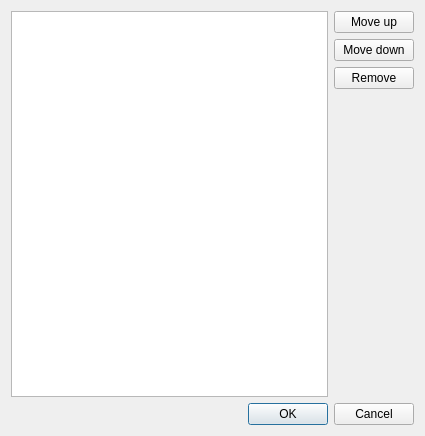
<?xml version="1.0" encoding="UTF-8"?>
<ui version="4.0">
 <class>ManageContactsDialog</class>
 <widget class="QDialog" name="ManageContactsDialog">
  <property name="geometry">
   <rect>
    <x>0</x>
    <y>0</y>
    <width>425</width>
    <height>436</height>
   </rect>
  </property>
  <property name="windowTitle">
   <string>Manage contacts</string>
  </property>
  <layout class="QVBoxLayout" name="verticalLayout_2">
   <item>
    <layout class="QHBoxLayout" name="horizontalLayout">
     <item>
      <widget class="QTreeView" name="ContactsTree_"/>
     </item>
     <item>
      <layout class="QVBoxLayout" name="verticalLayout">
       <item>
        <widget class="QPushButton" name="MoveUp_">
         <property name="text">
          <string>Move up</string>
         </property>
        </widget>
       </item>
       <item>
        <widget class="QPushButton" name="MoveDown_">
         <property name="text">
          <string>Move down</string>
         </property>
        </widget>
       </item>
       <item>
        <widget class="QPushButton" name="Remove_">
         <property name="text">
          <string>Remove</string>
         </property>
        </widget>
       </item>
       <item>
        <spacer name="verticalSpacer">
         <property name="orientation">
          <enum>Qt::Vertical</enum>
         </property>
         <property name="sizeHint" stdset="0">
          <size>
           <width>20</width>
           <height>40</height>
          </size>
         </property>
        </spacer>
       </item>
      </layout>
     </item>
    </layout>
   </item>
   <item>
    <widget class="QDialogButtonBox" name="buttonBox">
     <property name="orientation">
      <enum>Qt::Horizontal</enum>
     </property>
     <property name="standardButtons">
      <set>QDialogButtonBox::Cancel|QDialogButtonBox::Ok</set>
     </property>
    </widget>
   </item>
  </layout>
 </widget>
 <resources/>
 <connections>
  <connection>
   <sender>buttonBox</sender>
   <signal>accepted()</signal>
   <receiver>ManageContactsDialog</receiver>
   <slot>accept()</slot>
   <hints>
    <hint type="sourcelabel">
     <x>248</x>
     <y>254</y>
    </hint>
    <hint type="destinationlabel">
     <x>157</x>
     <y>274</y>
    </hint>
   </hints>
  </connection>
  <connection>
   <sender>buttonBox</sender>
   <signal>rejected()</signal>
   <receiver>ManageContactsDialog</receiver>
   <slot>reject()</slot>
   <hints>
    <hint type="sourcelabel">
     <x>316</x>
     <y>260</y>
    </hint>
    <hint type="destinationlabel">
     <x>286</x>
     <y>274</y>
    </hint>
   </hints>
  </connection>
 </connections>
</ui>
